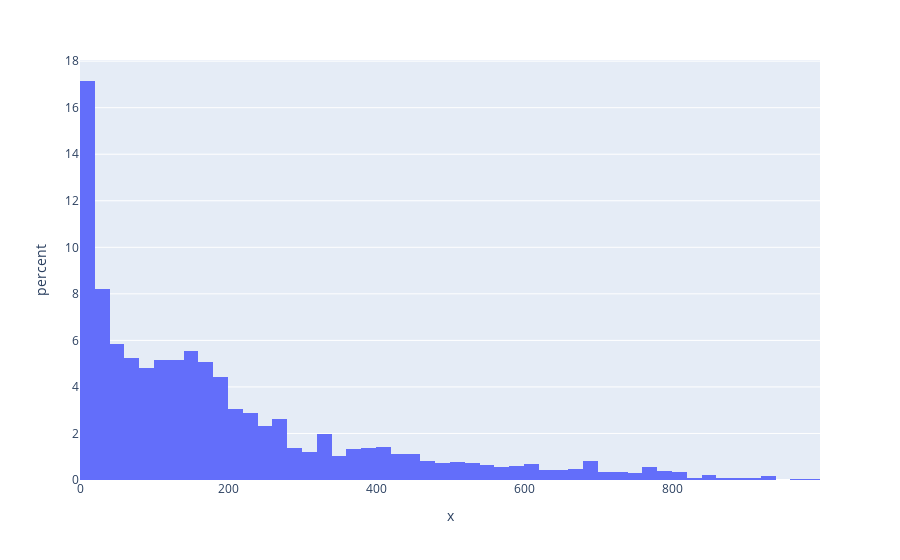

The cell this chart's notebook holds for it:
### Code cell
fig = px.histogram(x=playoffs_data['MIN'],histnorm = 'percent')
fig.show()

### Figure 1 — Plotly figure (JSON) as saved in the notebook; plotly's stock layout.template omitted (floating-point values rounded to 4 significant figures; data arrays with more than 128 entries replaced by an {"elided": "..."} marker saying what was removed)
{"data": [{"alignmentgroup": "True", "bingroup": "x", "histnorm": "percent", "hovertemplate": "x=%{x}<br>percent=%{y}<extra></extra>", "legendgroup": "", "marker": {"color": "#636efa", "pattern": {"shape": ""}}, "name": "", "offsetgroup": "", "orientation": "v", "showlegend": false, "type": "histogram", "x": {"elided": "2362 int values"}, "xaxis": "x", "yaxis": "y"}], "layout": {"autosize": true, "barmode": "relative", "legend": {"tracegroupgap": 0}, "margin": {"t": 60}, "xaxis": {"anchor": "y", "autorange": true, "domain": [0, 1], "range": [-0.5, 999.5], "title": {"text": "x"}, "type": "linear"}, "yaxis": {"anchor": "x", "autorange": true, "domain": [0, 1], "range": [0, 18.05], "title": {"text": "percent"}}}}
